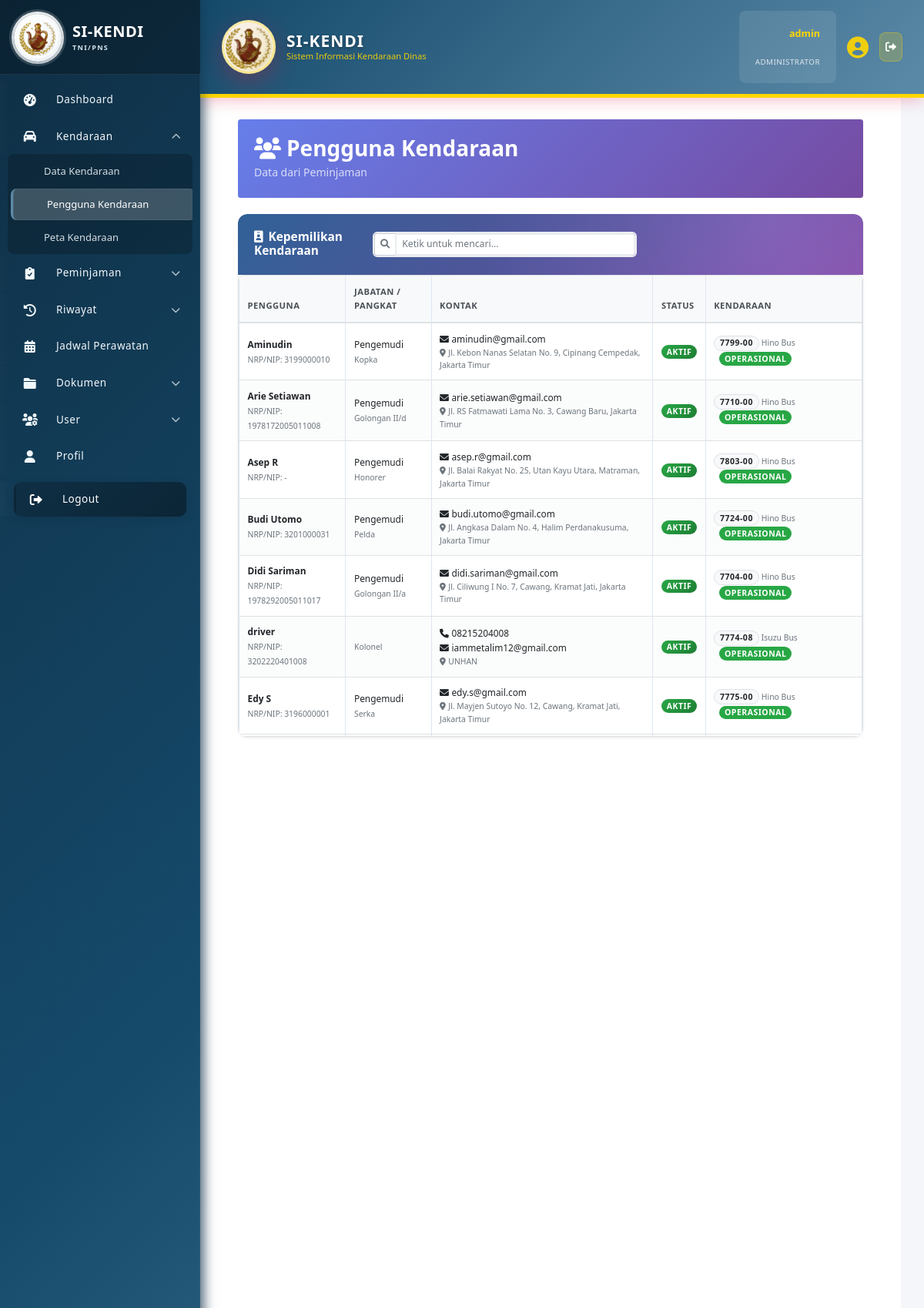
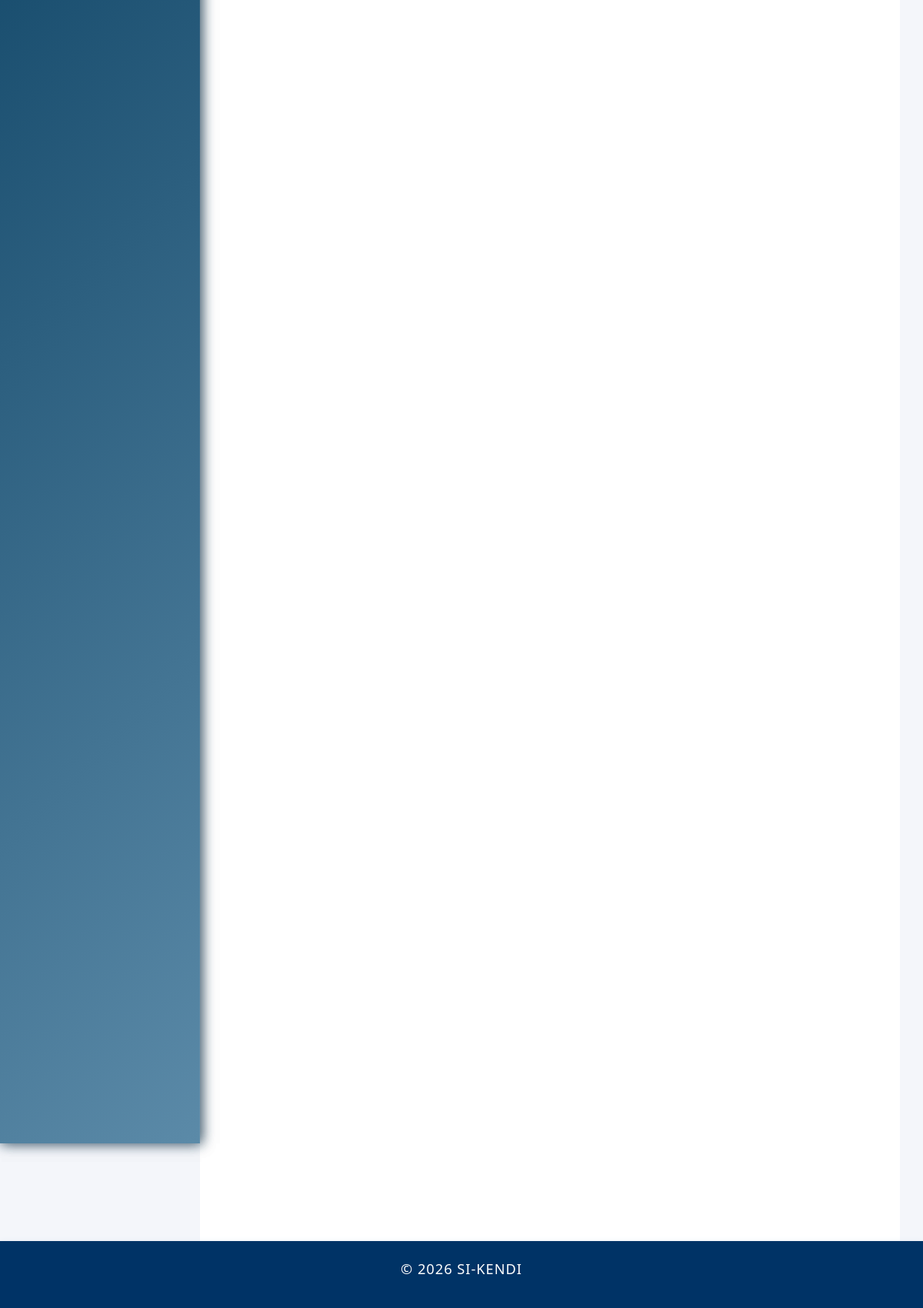
Screenshot of /index.php?page=pengguna_kendaraan (signed in) with the database file from the repository (2 pictures, top to bottom).
### tables this page shows
CREATE TABLE `pengguna` (
  `id` int(11) NOT NULL,
  `nrp_nip` varchar(30) DEFAULT NULL,
  `nama_lengkap` varchar(100) NOT NULL,
  `pangkat` varchar(50) DEFAULT NULL,
  `jabatan` varchar(50) DEFAULT NULL,
  `satuan_pns` varchar(200) DEFAULT NULL,
  `no_hp` varchar(20) DEFAULT NULL,
  `email` varchar(100) DEFAULT NULL,
  `alamat` text DEFAULT NULL,
  `status_pegawai` enum('Aktif','Pensiun','Mutasi','Non-Aktif') NOT NULL DEFAULT 'Aktif',
  `status_aktif` enum('Aktif','Tidak Aktif') NOT NULL DEFAULT 'Aktif',
  `jenis_personel` enum('TNI','PNS') DEFAULT NULL,
  `matra` varchar(100) DEFAULT NULL,
  `korps` varchar(100) DEFAULT NULL,
  `kesatuan` varchar(200) DEFAULT NULL,
  `created_at` timestamp NOT NULL DEFAULT current_timestamp(),
  `updated_at` timestamp NOT NULL DEFAULT current_timestamp() ON UPDATE current_timestamp()
);

CREATE TABLE `kendaraan` (
  `id` int(11) NOT NULL,
  `no_polisi` varchar(20) NOT NULL,
  `no_rangka` varchar(50) NOT NULL,
  `no_mesin` varchar(50) NOT NULL,
  `penanggung_jawab` enum('Baur Spri Kapus','Baurku','Baurtarlat','Bidduk TI','Caraka','Kabidduk TI','Kabidinfomin','Kabidinfoops','Kabidpamsisfo','Kapusinfolahta TNI','Kasubbid Jarkomta & Duknis','Kasubbid Pam Aplikasi','Kasubbid Pam jarkomta','Kasubbid SDM TI','Kasubbid Sisfogarku','Kasubbid Sisfointel','Kasubbid Sisfoopslat','Kasubbid Sisfopers','Kasubbid Sisfoter','Kataud','Kaurdal','Kaurpers','Kaurtu','Tamudi Kapus','Wakapusinfolahta TNI') NOT NULL,
  `locator` varchar(255) DEFAULT NULL,
  `pengguna_id` int(11) DEFAULT NULL,
  `merk` varchar(50) NOT NULL,
  `tipe` varchar(50) DEFAULT NULL,
  `tahun_pembuatan` year(4) DEFAULT NULL,
  `warna` varchar(30) DEFAULT NULL,
  `jenis` enum('Roda 2','Roda 4','Truk','Bus','Lainnya') DEFAULT 'Roda 4',
  `bahan_bakar` enum('Pertalite','Pertamax','Solar','Listrik','Hybrid') NOT NULL DEFAULT 'Pertalite',
  `no_reg` varchar(30) DEFAULT NULL,
  `no_stnk` varchar(30) DEFAULT NULL,
  `no_bpkb` varchar(30) DEFAULT NULL,
  `tanggal_berlaku_stnk` date DEFAULT NULL,
  `pemilik_stnk` varchar(100) DEFAULT NULL,
  `status_kepemilikan` enum('Satker','Pinjam Pakai') DEFAULT 'Satker',
  `satker` varchar(50) NOT NULL,
  `kode_barang` varchar(50) DEFAULT NULL,
  `kondisi` enum('Baik','Rusak Ringan','Rusak Berat') DEFAULT 'Baik',
  `status_kendaraan` enum('Operasional','Perbaikan','Rusak','Tidak Aktif') DEFAULT 'Operasional',
  `status_peminjaman` enum('Tersedia','Dipinjam','Maintenance','Rusak') DEFAULT 'Tersedia',
  `tanggal_servis_terakhir` date DEFAULT NULL,
  `last_service_km` int(11) DEFAULT NULL,
  `odometer` int(11) DEFAULT 0,
  `foto` varchar(255) DEFAULT NULL,
  `catatan` text DEFAULT NULL,
  `created_at` timestamp NOT NULL DEFAULT current_timestamp(),
  `updated_at` timestamp NOT NULL DEFAULT current_timestamp() ON UPDATE current_timestamp()
);

### pages/pengguna_kendaraan.php (the view, shortened to what this page needs)
<?php
$users_with_vehicles = [];
$vehicles_by_user = [];
try {
    $sqlUsers = "SELECT p.id, p.nama_lengkap, p.pangkat, p.jabatan, p.nrp_nip, p.no_hp, p.email, p.alamat, p.status_aktif, p.jenis_personel, p.matra, p.korps, p.kesatuan
                 FROM pengguna p
                 WHERE EXISTS (SELECT 1 FROM kendaraan k WHERE k.pengguna_id = p.id)
                 ORDER BY p.nama_lengkap ASC";
    if ($resU = $mysqli->query($sqlUsers)) {
        $users_with_vehicles = $resU->fetch_all(MYSQLI_ASSOC);
    }
    if (!empty($users_with_vehicles)) {
        $ids = array_map('intval', array_column($users_with_vehicles, 'id'));
        $ids_in = implode(',', $ids);
        $sqlVeh = "SELECT id, pengguna_id, no_polisi, no_reg, merk, tipe, tahun_pembuatan, jenis, status_kendaraan
                   FROM kendaraan
                   WHERE pengguna_id IN ($ids_in)
                   ORDER BY no_reg ASC";
        if ($resK = $mysqli->query($sqlVeh)) {
            while ($v = $resK->fetch_assoc()) {
                $uid = (int)$v['pengguna_id'];
                if (!isset($vehicles_by_user[$uid])) $vehicles_by_user[$uid] = [];
                $vehicles_by_user[$uid][] = $v;
            }
        }
    }
} catch (Throwable $e) {
}
?>
<div class="container-fluid">
    <div class="gradient-header text-white p-4 mb-4 rounded">
        <div class="d-flex justify-content-between align-items-center">
            <div>
                <h1 class="mb-1"><i class="fas fa-users me-2"></i>Pengguna Kendaraan</h1>
                <p class="mb-0 opacity-75">Data dari Peminjaman</p>
            </div>
        </div>
    </div>
    <div class="card shadow-sm">
        <div class="card-header bg-primary text-white">
            <div class="d-flex align-items-center justify-content-between">
                <h5 class="mb-0"><i class="fas fa-id-badge me-2"></i>Kepemilikan Kendaraan</h5>
                <div class="ms-3" style="min-width:280px;max-width:360px;width:100%;">
                    <div class="input-group input-group-sm">
                        <span class="input-group-text bg-white"><i class="fas fa-search text-muted"></i></span>
                        <input type="text" id="liveSearch" class="form-control" placeholder="Ketik untuk mencari..." autocomplete="off" />
                    </div>
                </div>
            </div>
        </div>
        <div class="card-body p-0">
            <?php if (!empty($users_with_vehicles)): ?>
                <div class="table-responsive" style="max-height: 600px;">
                    <table class="table table-sm mb-0" id="kepemilikanTable">
                        <thead class="bg-light sticky-top">
                            <tr>
                                <th>Pengguna</th>
                                <th>Jabatan / Pangkat</th>
                                <th>Kontak</th>
                                <th>Status</th>
                                <th>Kendaraan</th>
                            </tr>
                        </thead>
                        <tbody>
                            <?php foreach ($users_with_vehicles as $u): ?>
                                <tr>
                                    <td>
                                        <div class="fw-semibold"><?= htmlspecialchars($u['nama_lengkap'] ?? '-') ?></div>
                                        <?php if (!empty($u['nrp_nip'])): ?><small class="text-muted">NRP/NIP: <?= htmlspecialchars($u['nrp_nip']) ?></small><?php endif; ?>
                                    </td>
                                    <td>
                                        <div><?= htmlspecialchars($u['jabatan'] ?? '-') ?></div>
                                        <small class="text-muted"><?= htmlspecialchars($u['pangkat'] ?? '-') ?></small>
                                    </td>
                                    <td>
                                        <?php if (!empty($u['no_hp'])): ?><div><i class="fas fa-phone me-1"></i><?= htmlspecialchars($u['no_hp']) ?></div><?php endif; ?>
                                        <?php if (!empty($u['email'])): ?><div><i class="fas fa-envelope me-1"></i><?= htmlspecialchars($u['email']) ?></div><?php endif; ?>
                                        <?php if (!empty($u['alamat'])): ?><small class="text-muted d-block"><i class="fas fa-map-marker-alt me-1"></i><?= htmlspecialchars($u['alamat']) ?></small><?php endif; ?>
                                    </td>
                                    <td>
                                        <span class="badge bg-<?= strtolower($u['status_aktif'] ?? '') === 'aktif' ? 'success' : 'secondary' ?>"><?= htmlspecialchars($u['status_aktif'] ?? '-') ?></span>
                                    </td>
                                    <td>
                                        <?php $list = $vehicles_by_user[(int)($u['id'] ?? 0)] ?? []; ?>
                                        <?php if (!empty($list)): ?>
                                            <?php foreach ($list as $v): ?>
                                                <div class="mb-1">
                                                    <span class="badge bg-light text-dark border">
                                                        <?= htmlspecialchars(($v['no_reg'] ?: '-')) ?>
                                                    </span>
                                                    <small class="text-muted"><?= htmlspecialchars(trim(($v['merk'] ?? '') . ' ' . ($v['tipe'] ?? ''))) ?></small>
                                                    <?php if (!empty($v['status_kendaraan'])): ?>
                                                        <small class="ms-2 badge badge-<?= strtolower(str_replace(' ', '-', $v['status_kendaraan'])) ?>"><?= htmlspecialchars($v['status_kendaraan']) ?></small>
                                                    <?php endif; ?>
                                                </div>
                                            <?php endforeach; ?>
                                        <?php else: ?>
                                            <span class="text-muted">-</span>
                                        <?php endif; ?>
                                    </td>
                                </tr>
                            <?php endforeach; ?>
                        </tbody>
                    </table>
                </div>
            <?php else: ?>
                <div class="text-center py-3">
                    <small class="text-muted">Belum ada kendaraan yang ditugaskan langsung ke pengguna.</small>
                </div>
            <?php endif; ?>
        </div>
    </div>
</div>

### assets/css/style.css (style rules this page uses)
html, body { font-family: 'Segoe UI', Arial, sans-serif; background: #f4f6fa; margin: 0; padding: 0; color: #222; font-size: 16px; min-height: 100vh; line-height: 1.6; }
* { box-sizing: border-box; }
:root { --brand-start: #0f2f45; --brand-mid: #154a6b; --brand-end: #5b8aa8; --brand-hover-bg: rgba(255,255,255,0.10); --brand-active-bg: rgba(255,255,255,0.16); }
.card { background: white; border-radius: 12px; box-shadow: 0 2px 8px rgba(0, 0, 0, 0.1); overflow: hidden; margin-bottom: 1.5em; }
.card-header { background: #f8f9fa; padding: 1.5em; border-bottom: 1px solid #dee2e6; }
.card-body { padding: 1.5em; }
.form-control { width: 100%; padding: 0.75em; border: 2px solid #e9ecef; border-radius: 12px; font-size: 12px; transition: all 0.3s ease; background: white; box-sizing: border-box; }
.table-responsive { overflow-x: auto; -webkit-overflow-scrolling: touch; }
.table { width: 100%; border-collapse: collapse; background: white; font-size: 0.9em; border-radius: 8px; overflow: hidden; box-shadow: 0 2px 8px rgba(0, 0, 0, 0.1); }
.table th { background: #f8f9fa; font-weight: 600; color: #495057; padding: 1em 0.75em; text-align: left; border-bottom: 2px solid #dee2e6; font-size: 0.85em; text-transform: uppercase; letter-spacing: 0.5px; }
.table td { padding: 0.75em; border-bottom: 1px solid #dee2e6; vertical-align: middle; }
.table tbody tr:nth-child(even) { background: rgba(248, 249, 250, 0.5); }
.badge { display: inline-flex; align-items: center; padding: 0.4em 0.8em; font-size: 0.75em; font-weight: 600; text-transform: uppercase; letter-spacing: 0.5px; border-radius: 20px; white-space: nowrap; }
.badge-operasional { background: #28a745; color: white; }
.input-group { display: flex; width: 100%; border: 2px solid #e9ecef; border-radius: 6px; overflow: hidden; align-items: stretch; }
.text-muted { color: #6c757d !important; }
.d-flex { display: flex; }
.d-block { display: block; }
.mb-0 { margin-bottom: 0; }
.mb-1 { margin-bottom: 0.5em; }
.bg-primary { background: linear-gradient(135deg, #007bff, #0056b3); }
.bg-success { background: linear-gradient(135deg, #28a745, #1e7e34); }
.badge-operasional, .badge-digunakan { background: #28a745; color: white; }
table { border-collapse: separate; border-spacing: 0; width: 100%; background: #fff; margin-bottom: 2em; font-size: 1em; border-radius: 10px; overflow: hidden; box-shadow: 0 2px 12px #e0e6ef; }
table th, table td { border: 1px solid #dde6f2; padding: 0.9em 0.7em; text-align: left; }
table th { background: #eaf0fa; color: #003366; font-weight: bold; font-size: 1.04em; }
table tr:nth-child(even) { background: #f7fafd; }
table td { transition: background 0.2s; }
table th, table td { padding: 0.4em 0.2em; font-size: 0.97em; }
.table { background: white; border-collapse: collapse; width: 100%; font-size: 14px; }
.table th { background: #f8f9fa; font-weight: 600; color: #495057; padding: 15px 12px; text-align: left; border-bottom: 2px solid #dee2e6; }
.table td { padding: 12px; border-bottom: 1px solid #dee2e6; vertical-align: middle; }
.badge { padding: 6px 12px; font-size: 11px; font-weight: 600; text-transform: uppercase; letter-spacing: 0.5px; border-radius: 20px; }
.badge.badge-operasional { background: #28a745; color: white; }

### assets/css/sidebar.css (style rules this page uses)
:root { --brand-start: #0f2f45; --brand-mid: #154a6b; --brand-end: #5b8aa8; --brand-accent: #5b8aa8; --brand-accent-soft: #d2e3eb; --brand-hover-bg: rgba(255,255,255,0.08); --brand-active-bg: rgba(255,255,255,0.14); --brand-active-strong: rgba(255,255,255,0.20); --sidebar-link-size: 15px; --sidebar-sublink-size: 13px; }

### includes/header.php (style rules this page uses)
:root { --sidebar-width: 260px; }
.gradient-header, .content { max-width: 1150px; margin-left: auto; margin-right: auto; padding-left: 1rem; padding-right: 1rem; }

### rows the page displays
pengguna: nama_lengkap "Aminudin", nrp_nip "3199000010", jabatan "Pengemudi", pangkat "Kopka", email "aminudin@gmail.com", alamat "Jl. Kebon Nanas Selatan No. 9, Cipinang Cempedak, Jakarta Timur", status_aktif "AKTIF"
kendaraan: no_reg "7799-00", merk+tipe "Hino Bus", status_kendaraan "OPERASIONAL"
pengguna: nama_lengkap "Arie Setiawan", nrp_nip "1978172005011008", jabatan "Pengemudi", pangkat "Golongan II/d", email "arie.setiawan@gmail.com", alamat "Jl. RS Fatmawati Lama No. 3, Cawang Baru, Jakarta Timur", status_aktif "AKTIF"
kendaraan: no_reg "7710-00", merk+tipe "Hino Bus", status_kendaraan "OPERASIONAL"
pengguna: nama_lengkap "Asep R", nrp_nip "-", jabatan "Pengemudi", pangkat "Honorer", email "asep.r@gmail.com", alamat "Jl. Balai Rakyat No. 25, Utan Kayu Utara, Matraman, Jakarta Timur", status_aktif "AKTIF"
kendaraan: no_reg "7803-00", merk+tipe "Hino Bus", status_kendaraan "OPERASIONAL"
pengguna: nama_lengkap "Budi Utomo", nrp_nip "3201000031", jabatan "Pengemudi", pangkat "Pelda", email "budi.utomo@gmail.com", alamat "Jl. Angkasa Dalam No. 4, Halim Perdanakusuma, Jakarta Timur", status_aktif "AKTIF"
kendaraan: no_reg "7724-00", merk+tipe "Hino Bus", status_kendaraan "OPERASIONAL"
pengguna: nama_lengkap "Didi Sariman", nrp_nip "1978292005011017", jabatan "Pengemudi", pangkat "Golongan II/a", email "didi.sariman@gmail.com", alamat "Jl. Ciliwung I No. 7, Cawang, Kramat Jati, Jakarta Timur", status_aktif "AKTIF"
kendaraan: no_reg "7704-00", merk+tipe "Hino Bus", status_kendaraan "OPERASIONAL"
pengguna: nama_lengkap "driver", nrp_nip "3202220401008", pangkat "Kolonel", no_hp "08215204008", email "iammetalim12@gmail.com", alamat "UNHAN", status_aktif "AKTIF"
kendaraan: no_reg "7774-08", merk+tipe "Isuzu Bus", status_kendaraan "OPERASIONAL"
pengguna: nama_lengkap "Edy S", nrp_nip "3196000001", jabatan "Pengemudi", pangkat "Serka", email "edy.s@gmail.com", alamat "Jl. Mayjen Sutoyo No. 12, Cawang, Kramat Jati, Jakarta Timur", status_aktif "AKTIF"
kendaraan: no_reg "7775-00", merk+tipe "Hino Bus", status_kendaraan "OPERASIONAL"

### other values shown
isset($_SESSION['username']) ? $_SESSION['username'] : '' "admin"
